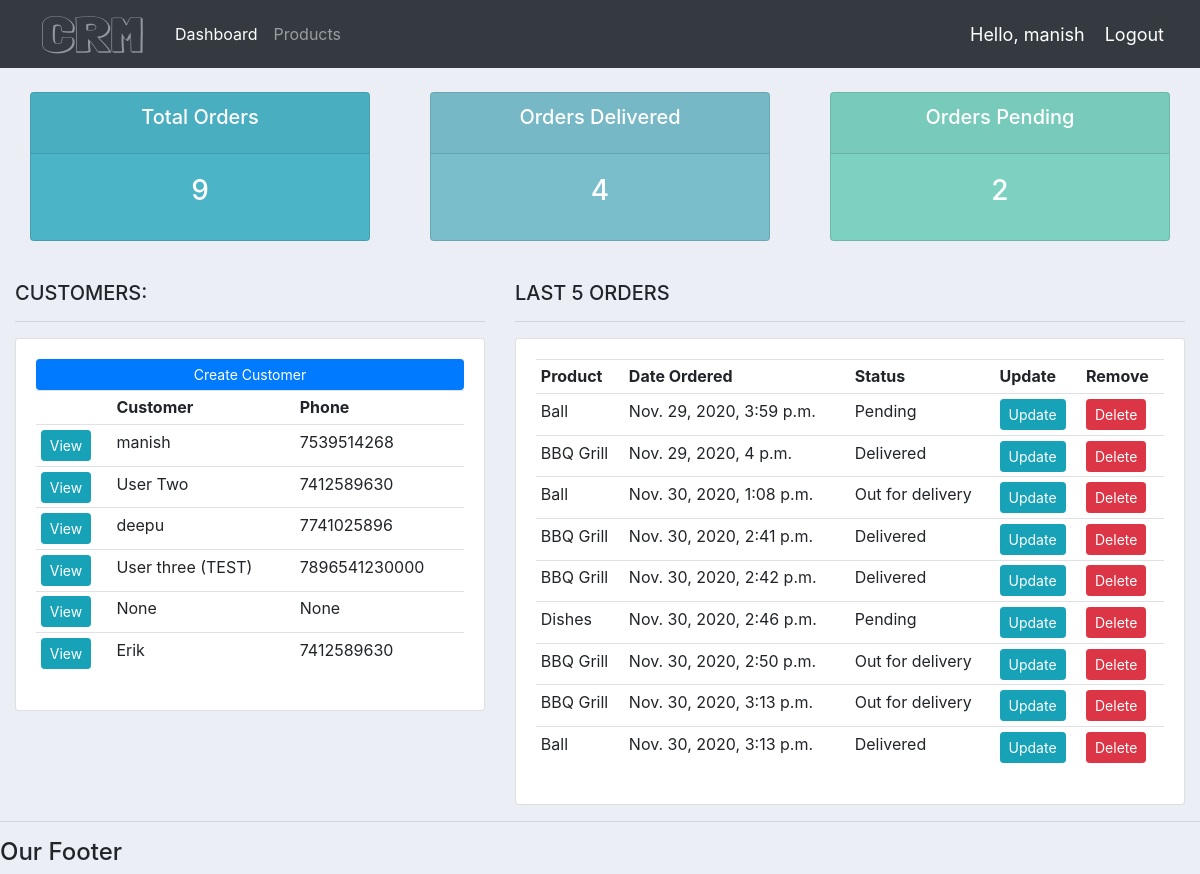
The app's page / (signed in), older data.
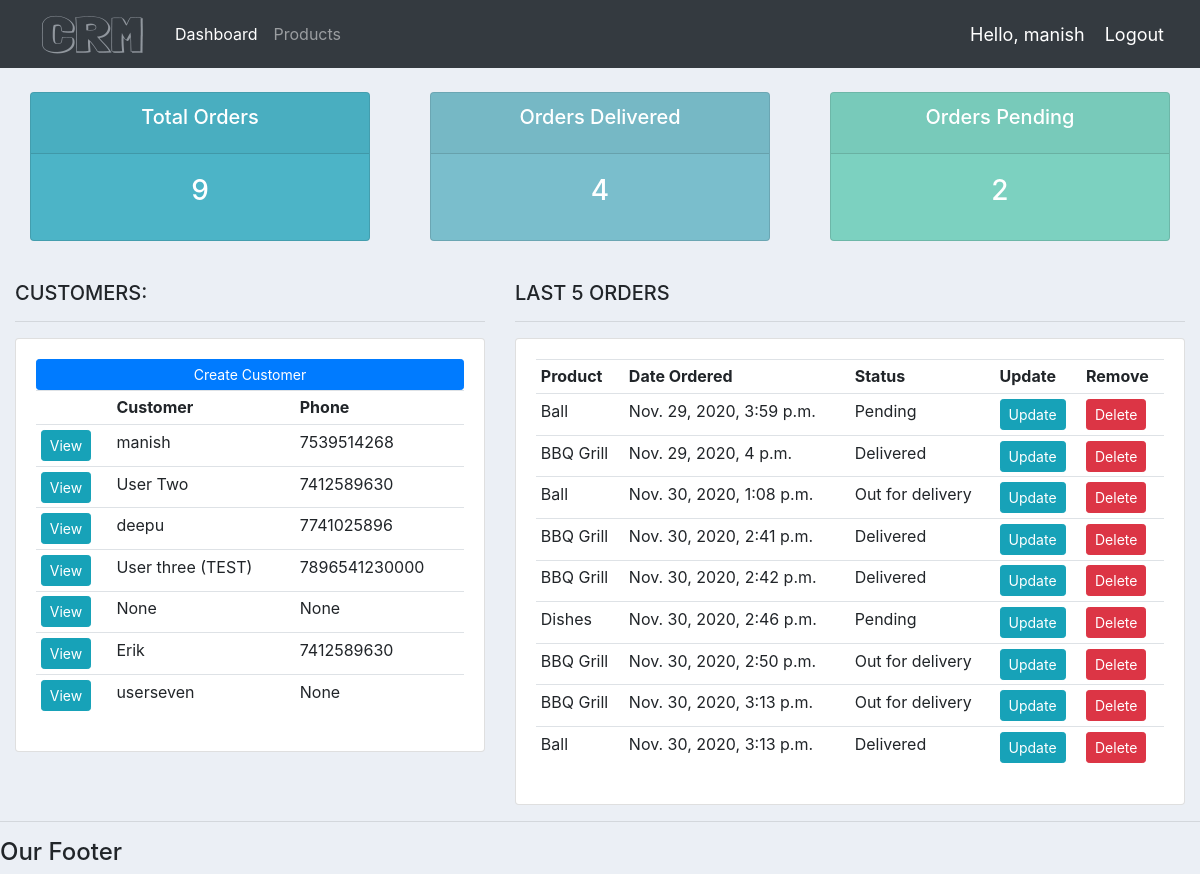
The same page, newer data.
### accounts/models.py (models this page shows, shortened)
class Customer(models.Model):
    user = models.OneToOneField(User, null=True, blank=True, on_delete=models.CASCADE)
    name = models.CharField(max_length=200, null=True)
    phone = models.CharField(max_length=200, null=True)
    email = models.CharField(max_length=200, null=True)
    profile_pic = models.ImageField(default="pro3.png", null=True, blank=True)
    date_created = models.DateTimeField(auto_now_add=True, null=True)

class Order(models.Model):
    STATUS = (
            ('Pending', 'Pending'),
            ('Out for delivery', 'Out for delivery'),
            ('Delivered', 'Delivered')
    )
    customer = models.ForeignKey(Customer, null=True, on_delete=models.SET_NULL)
    product = models.ForeignKey(Product, null=True, on_delete=models.SET_NULL)
    date_created = models.DateTimeField(auto_now_add=True, null=True)
    status = models.CharField(max_length=200, null=True, choices=STATUS)
    note = models.CharField(max_length=200, null=True)

class Product(models.Model):
    CATEGORY = (
            ('Indoor', 'Indoor'),
            ('Out Door', 'Out Door'),
    )
    name = models.CharField(max_length=200, null=True)
    price = models.FloatField(null=True)
    category = models.CharField(max_length=200, null=True, choices=CATEGORY)
    description = models.CharField(max_length=200, null=True, blank=True)
    date_created = models.DateTimeField(auto_now_add=True, null=True)
    tags = models.ManyToManyField(Tag)
    def __str__(self):
        return self.name

### accounts/decorators.py (the view)
    def wrapper_function(request, *args, **kwargs):
        group = None
        if request.user.groups.exists():
            group = request.user.groups.all()[0].name
        if group == 'customer':
            return redirect('user-page')
        if group == 'admin':
            return view_func(request, *args, **kwargs)

### accounts/views.py (called while the page is built)
@login_required(login_url='login')
@admin_only
def home(request) :
    orders = Order.objects.all()
    customers = Customer.objects.all()
    total_customers = customers.count()
    total_orders = orders.count()
    delivered = orders.filter(status='Delivered').count()
    pending = orders.filter(status='Pending').count()
    context = {'orders': orders,
                'customers': customers,
                'total_orders': total_orders,
                'total_customers': total_customers,
                'delivered': delivered,
                'pending': pending
                }
    return render(request, 'accounts/dashboard.html', context)

### accounts/templates/accounts/dashboard.html
{% extends 'accounts/main.html' %}
{% block content %}
{% include 'accounts/status.html' %}
<br>
<div class="row">
  <div class="col-md-5">
    <h5>CUSTOMERS:</h5>
    <hr>
    <div class="card card-body">
      <a class="btn btn-primary btn-sm btn-block" href="#">Create Customer</a>
      <table class="table table-sm">
        <tr>
          <th></th>
          <th>Customer</th>
          <th>Phone</th>
        </tr>
        {% for customer in customers %}
          <tr>
            <td><a class="btn btn-sm btn-info" href="{% url 'customer' customer.id %}">View</a></td>
            <td>{{ customer.name }}</td>
            <td>{{ customer.phone }}</td>
          </tr>
        {% endfor %}
      </table>
    </div>
  </div>
  <div class="col-md-7">
    <h5>LAST 5 ORDERS</h5>
    <hr>
    <div class="card card-body">
      <table class="table table-sm">
        <tr>
          <th>Product</th>
          <th>Date Ordered</th>
          <th>Status</th>
          <th>Update</th>
          <th>Remove</th>
        </tr>
        {% for order in orders %}
          <tr>
            <td>{{ order.product }}</td>
            <td>{{ order.date_created }}</td>
            <td>{{ order.status }}</td>
            <td><a class="btn btn-sm btn-info" href="{% url 'update_order' order.id %}">Update</a></td>
            <td><a class="btn btn-sm btn-danger" href="{% url 'delete_order' order.id %}">Delete</a></td>
          </tr>
        {% endfor %}
      </table>
    </div>
  </div>
</div>
{% endblock %}

Row changes from the older to the newer data that the page shows:
added Customer: name "userseven", phone "None"
